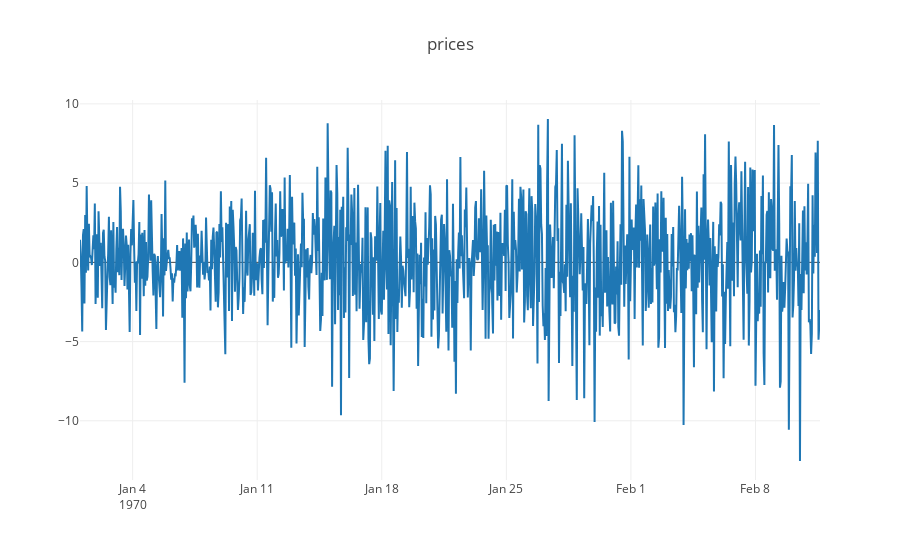

This figure's notebook cell:
### Code cell
plotly_df(diff, title = "prices")

### Figure 1 — Plotly figure (JSON) as saved in the notebook; plotly's stock layout.template omitted (floating-point values rounded to 4 significant figures; data arrays with more than 128 entries replaced by an {"elided": "..."} marker saying what was removed)
{"data": [{"mode": "lines", "name": 0, "type": "scatter", "x": {"elided": "999 str values"}, "y": {"elided": "999 float values"}}], "layout": {"title": "prices"}}
